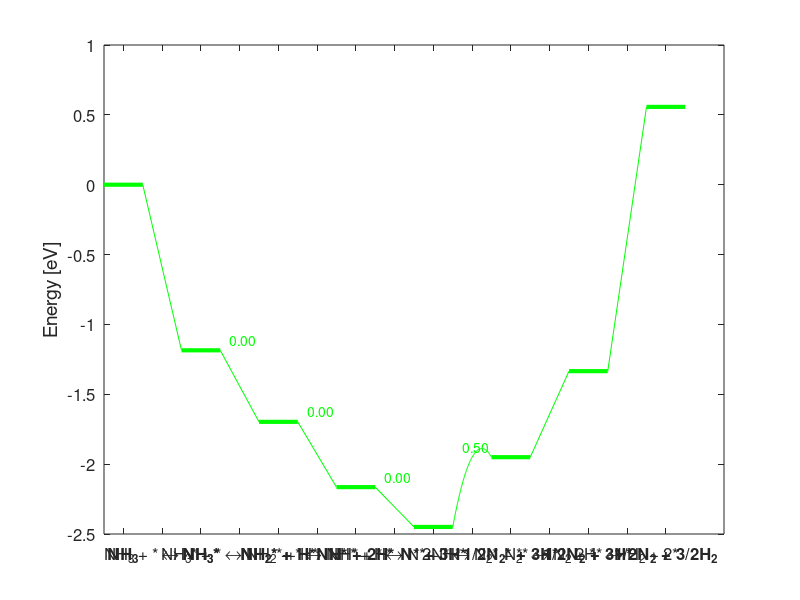

The MATLAB script that drew this image:
HORT = [-23.0720  -23.0503  -12.1025  -30.2070  -29.9113  -28.5829    5.3258    4.8726   -2.8737         0];
Ea = [ 0   0         0   0   0   0         0]/23.06;
e = [HORT(9) HORT(4) HORT(5)+HORT(3) HORT(6)+2*HORT(3) HORT(2)+3*HORT(3)...
    0.5*HORT(1)+3*HORT(3) 0.5*HORT(7)+3*HORT(3) 0.5*HORT(7)+1.5*HORT(8)]/23.06;
a = [Ea(7) Ea(4) Ea(5) Ea(6) Ea(2)+e(6)-e(5) Ea(1) Ea(3)];
CC = 'g';
for x=0:2:14
    plot([x x+1],[e(x/2+1)-e(1) e(x/2+1)-e(1)],CC,'LineWidth',3)
    hold on
    z1 = x+1;
    z2 = x+2;
    if x==14
        break
    end
    if a((z1+1)/2)==0
        plot([z1 z2],[e(x/2+1)-e(1) e(x/2+2)-e(1)],CC)
    else
        xx=[z1^2 z1 1;(z1+.5)^2 z1+.5 1;(z1+1)^2 z1+1 1];
        bb=[e(x/2+1) a((z1+1)/2)+e(x/2+1) e(x/2+2)]';
        coef = xx\bb;
        zz=linspace(z1,z2,100);
        plot(zz,coef(1)*zz.^2+coef(2)*zz+coef(3)-e(1),CC)
    end
end
set(gca,'xtick',0.5:1:14.5,'XTickLabelRotation',45,'xticklabel',...
    {'\bf{NH_3}','NH_3 + * \leftrightarrow NH_3*','\bf{NH_3*}',...
    'NH_3* + * \leftrightarrow NH_2* + H*','\bf{NH_2* + H*}',...
    'NH_2* + * \leftrightarrow NH* + H*','\bf{NH* + 2H*}',...
    'NH* + * \leftrightarrow N* + H*','\bf{N* + 3H*}',...
    '2N* \leftrightarrow N_2* + *','\bf{1/2N_2* + 3H*}',...
    'N_2* \leftrightarrow N_2 + *',...
    '\bf{1/2N_2 + 3H*}','2H* \leftrightarrow H_2 + 2*','\bf{1/2N_2 + 3/2H_2}'},...
    'fontsize',12)
%title({'NH_3 Decomposition Potential Energy Diagram',...
%    'Various Catalysts at Steady-State',...
%    '(T = 950[K],  P = 1[atm], \tau = 0.1[s], Loading = 1500[cm^2/cm^3], Site Density = 2.61e-9[mol/cm^2])'})
ylabel('Energy [eV]','fontsize',14)
text(3.25,a(2)+0.2+e(2),num2str(a(2),'%3.2f'),'Color',CC)
text(5.25,a(3)+0.2+e(3),num2str(a(3),'%3.2f'),'Color',CC)
text(7.25,a(4)+0.2+e(4),num2str(a(4),'%3.2f'),'Color',CC)
text(9.25,a(5)+0.2+e(5),num2str(a(5),'%3.2f'),'Color',CC)